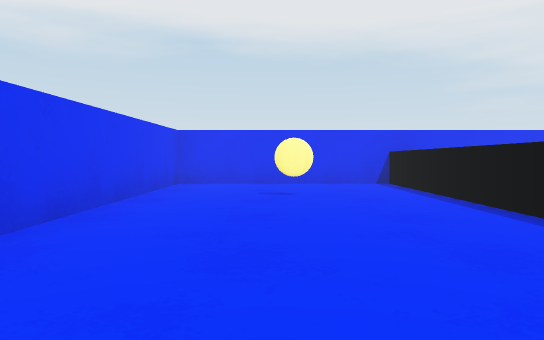
[1] (above)

24 first-person views from a walk through a scene from a Unity 3-D project. The camera is 0.51 m above the floor, tilts 2° down and sees 70° across. The floor is counted in squares, 1 m on a side. Each view is taken from the middle of a square. On the plan, view 1 faces up. The plan holds only what a view shows up to about 9 squares ahead; the rest is blank. The place goes on beyond the plan. The player character is not drawn.

[2]
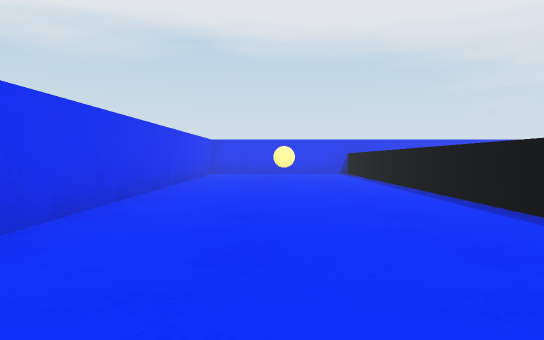

[3]
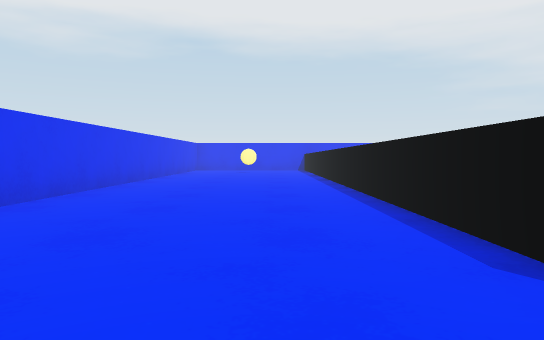

[4]
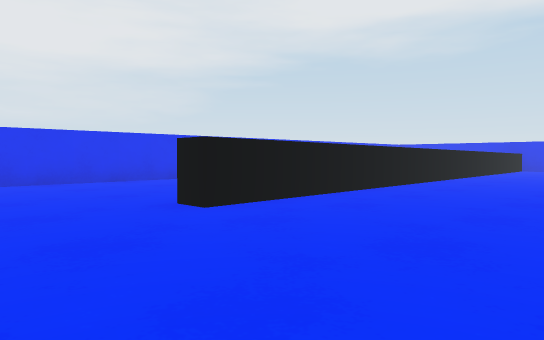

[5]
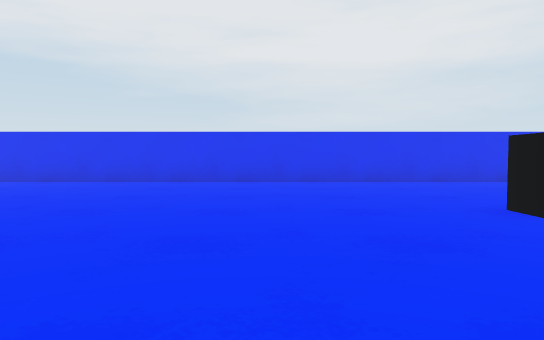

[6]
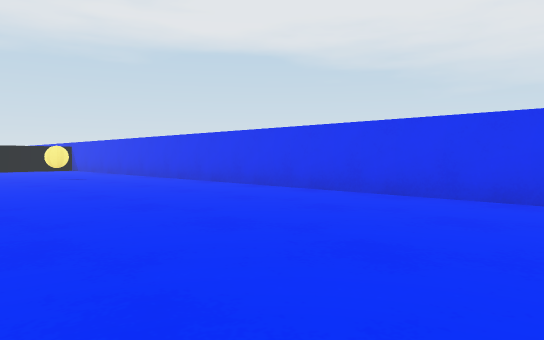

[7]
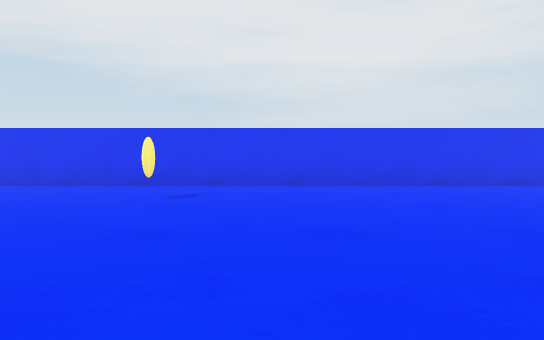

[8]
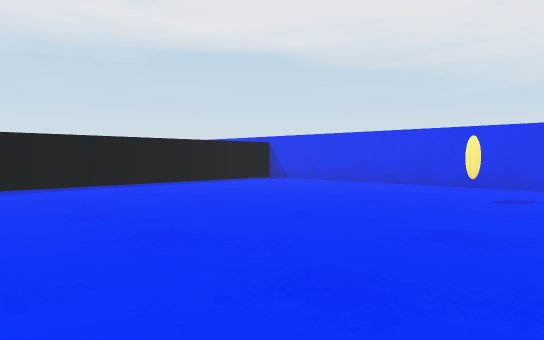

[9]
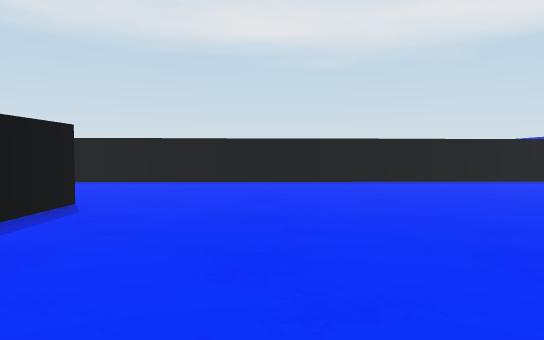

[10]
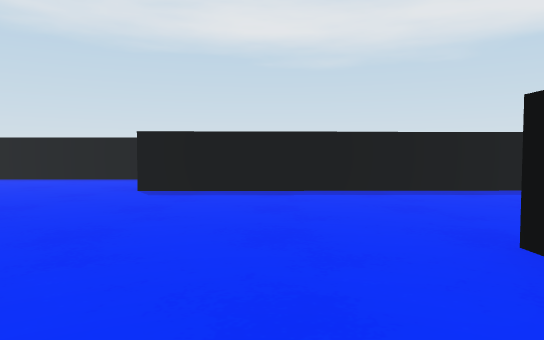

[11]
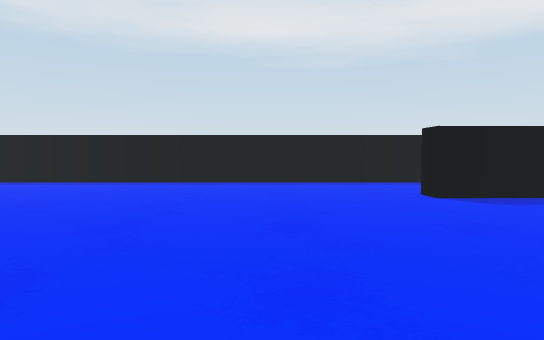

[12]
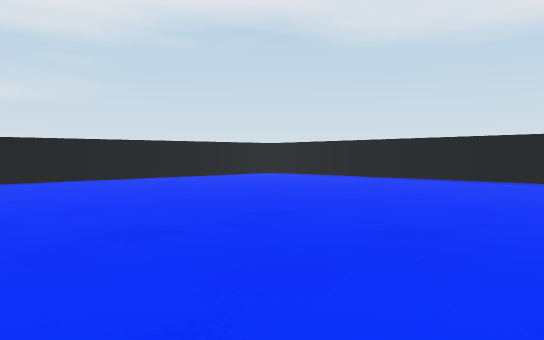

[13]
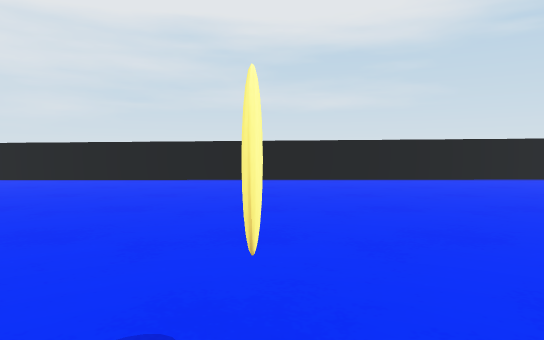

[14]
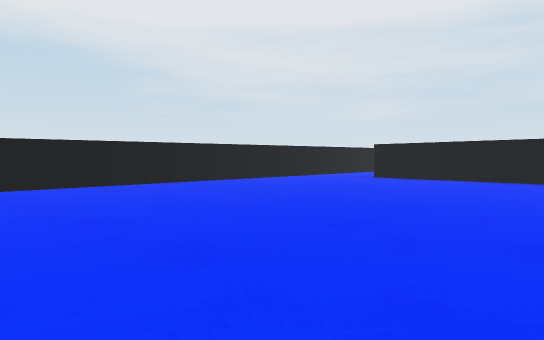

[15]
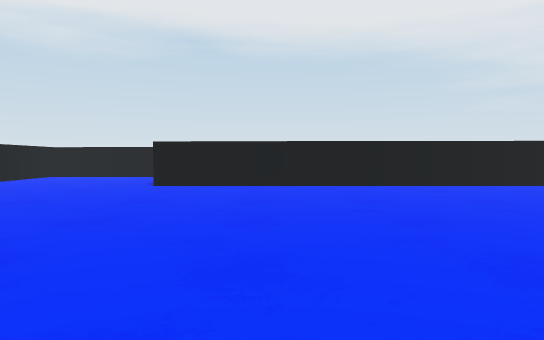

[16]
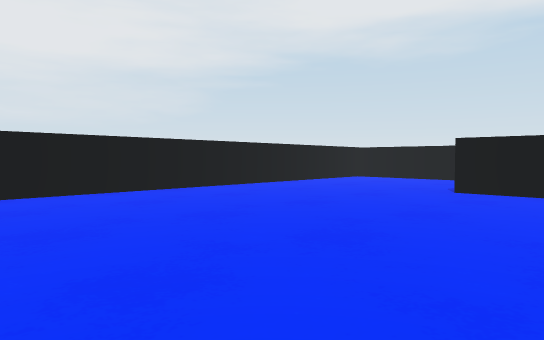

[17]
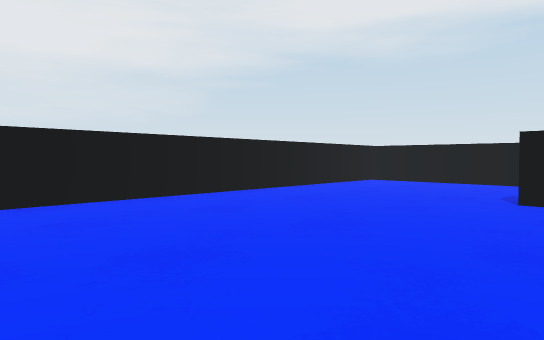

[18]
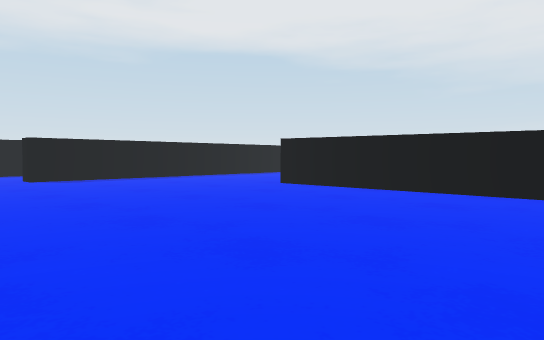

[19]
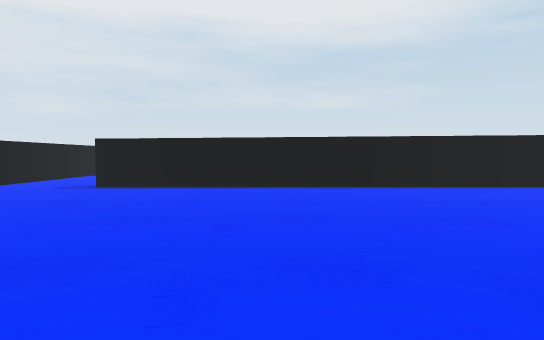

[20]
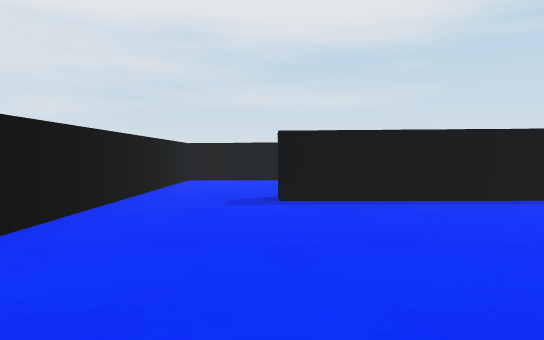

[21]
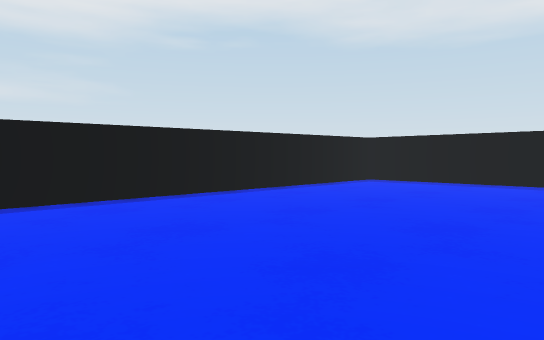

[22]
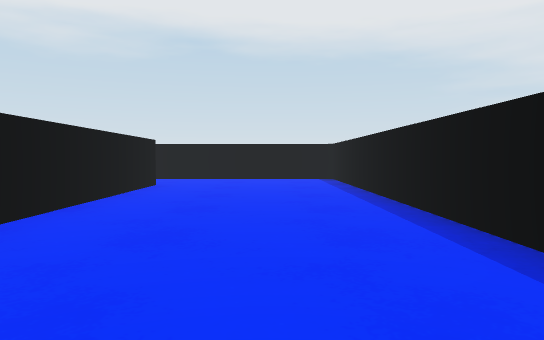

[23]
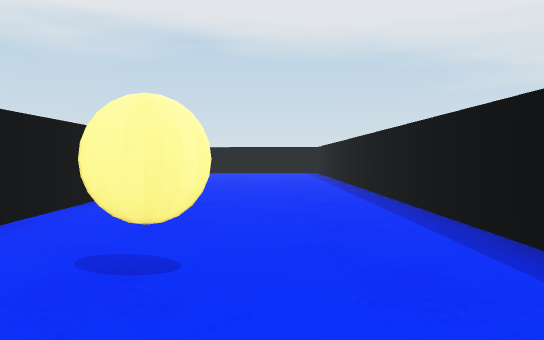

[24]
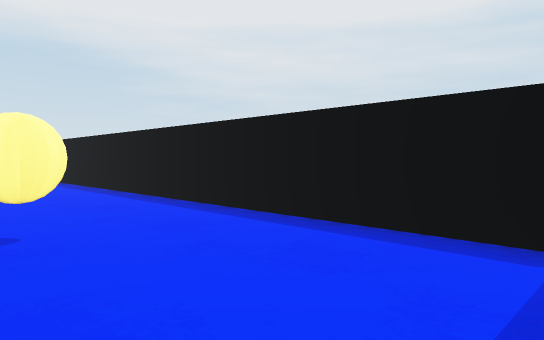

### Floor plan
Points are (right, up) in squares from view 1. A wall is a line through its corners. A room is listed if a view was taken in it or the views show most of it. See-through windows are left out.
Room 1 (views 1, 2, 3, 4, 5, 6, 7, 8, 9)
walls: (2.3, -5.2) (2.2, 7.3); (2.7, 1.5) (2.8, -5.7) (2.3, -5.8); (4.9, 7.2) (-1.7, 7.2) (-1.7, -24); (7.1, -21.2) (7.1, -19.9); (-0.9, -24.8) (8.5, -24.7)
ways out: opening at (7.7, -23) to room 2
Room 2 (views 10, 11, 12, 13, 14, 15, 16, 17, 18, 19, 20, 21)
walls: (22.5, -11.2) (10.9, -11.3); (10.4, -8.4) (7.5, -8.4) (7.6, -21.2); (8.5, -24.7) (11, -24.7) (11, -25.3); (11.5, -27.6) (21.6, -27.6) (21.4, -13)
ways out: opening at (7.7, -23) to room 1; opening at (22, -12.5) to room 3; opening at (10.5, -26.5)
Room 3 (views 22, 23, 24)
walls: (22, -18.7) (22, -20.2); (21.9, -13) (22, -17.2); (25.5, -23.6) (25.4, -11.2) (22.5, -11.2)
ways out: opening at (22, -12.5) to room 2

Where each view was taken, in squares from view 1:
view 1: 0 up, 0 right, facing up
view 2: 4 down, 0 right, facing up
view 3: 7 down, 1 right, facing up
view 4: 8 down, 6 right, facing up-left
view 5: 8 down, 6 right, facing left
view 6: 10 down, 3 right, facing down-left
view 7: 18 down, 5 right, facing left
view 8: 18 down, 5 right, facing down-left
view 9: 17 down, 5 right, facing down
view 10: 19 down, 9 right, facing down
view 11: 20 down, 13 right, facing down
view 12: 19 down, 13 right, facing down-right
view 13: 19 down, 13 right, facing right
view 14: 18 down, 13 right, facing up-right
view 15: 18 down, 13 right, facing up
view 16: 17 down, 13 right, facing up-left
view 17: 16 down, 12 right, facing up-left
view 18: 16 down, 13 right, facing down-left
view 19: 16 down, 15 right, facing right
view 20: 13 down, 17 right, facing right
view 21: 20 down, 17 right, facing down-right
view 22: 20 down, 24 right, facing up
view 23: 23 down, 24 right, facing up
view 24: 24 down, 23 right, facing up-right
